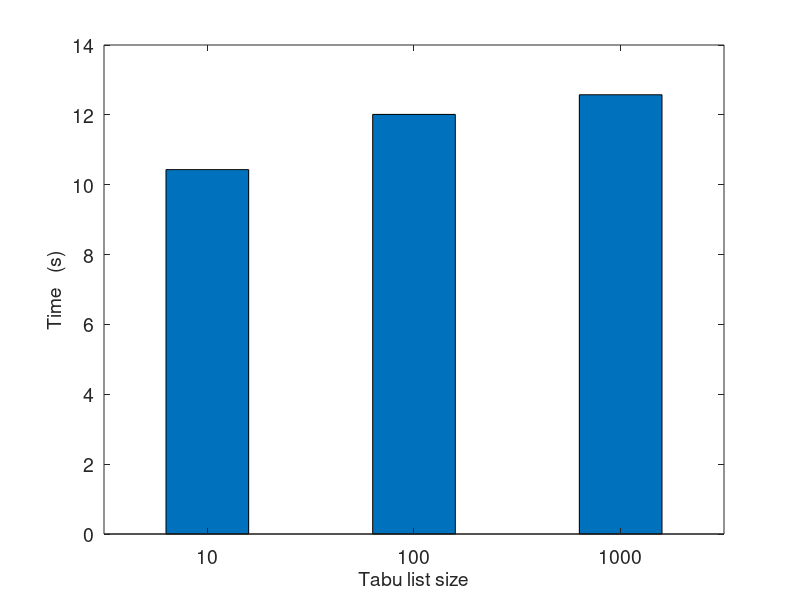

Write MATLAB code to recreate this figure.
clear;
V10 = [12.881 10.454 10.153 8.194 9.606 11.237 9.704 10.279 11.673 10.137];
V100 = [8.695 13.963 12.595 10.147 16.285 11.793 13.082 10.489 8.168 14.915];
V1000 = [11.83 13.791 11.488 15.818 10.705 11.918 11.37 12.713 14.227 11.894];

A10 = mean(V10);
A100 = mean(V100);
A1000 = mean(V1000);

X = [A10; A100; A1000];
fontsize = 14;
bar(X, 0.4);
set(gca,'XTickLabel',{'10', '100', '1000'});
set(gca,'fontsize', fontsize);
ylabel('Time   (s)', 'fontsize', fontsize);
xlabel('Tabu list size', 'fontsize', fontsize);